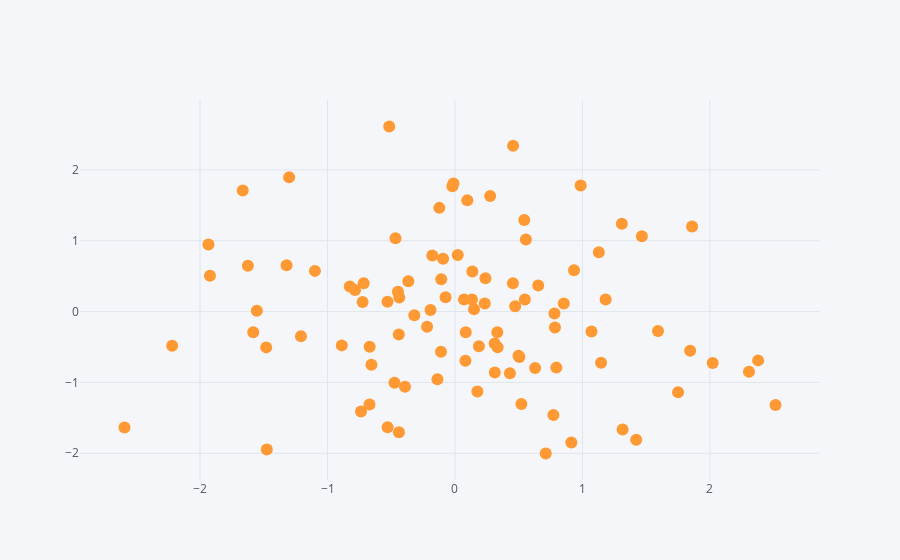

Notebook code cell kept with this figure:
### Markdown cell above
## `kind = scatter`

By default, Plotly tries to draw a line between points for the `.iplot` method. To bypass this feature, you can pass the argument **`mode='markers'`**

### Code cell
df.iplot(kind='scatter',x='A',y='B',mode='markers')
